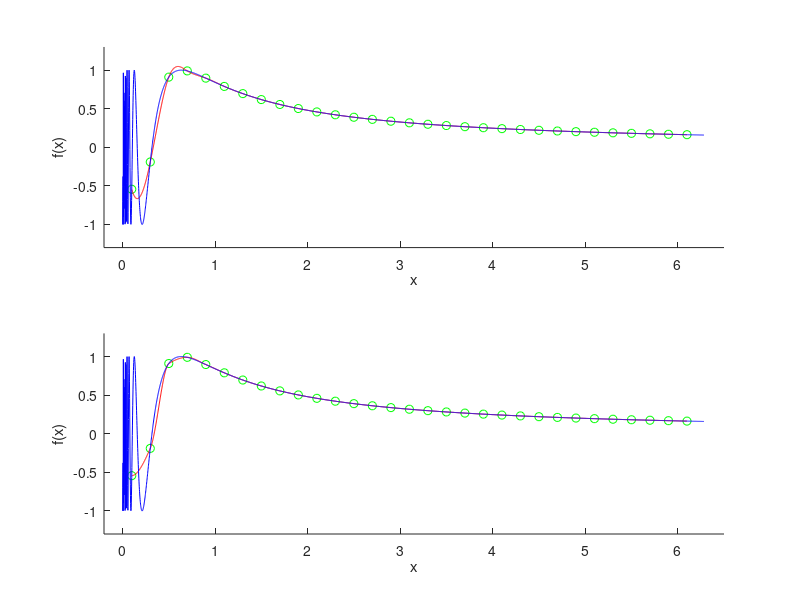

The MATLAB source for this figure:
clear;
clc;

% oś x
x = 0.1:0.2:6.28;

% funkcja interpolowana
y = sin(1./x);

% ustalenie ilości węzłów na osi x
x_wezly = 0 : (2*pi)/4096 : (2*pi);

% Interpolacja
metoda{1}='spline';
metoda{2}='cubic';

for i=1:2
 y_interp=interp1(x, y, x_wezly, metoda{i});
 
% wyśwetlanie wykresów
subplot(2,1,i)
hold on;
axis([-0.2 6.5 -1.3 1.3]);

xlabel('x');
ylabel('f(x)');
plot(x,y,'g o', x_wezly, y_interp,'r', x_wezly, sin(1./x_wezly), 'b');

end

